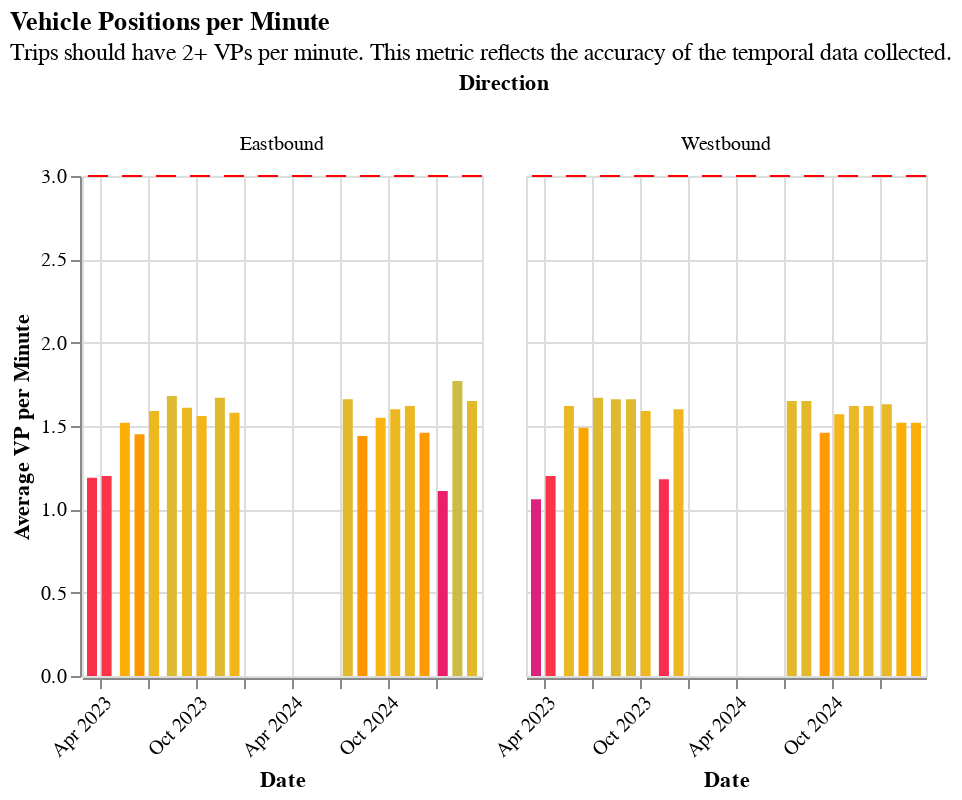

Notebook code cell kept with this figure:
### Code cell
vp_per_minute_chart(df[df.Period=="All Day"])
